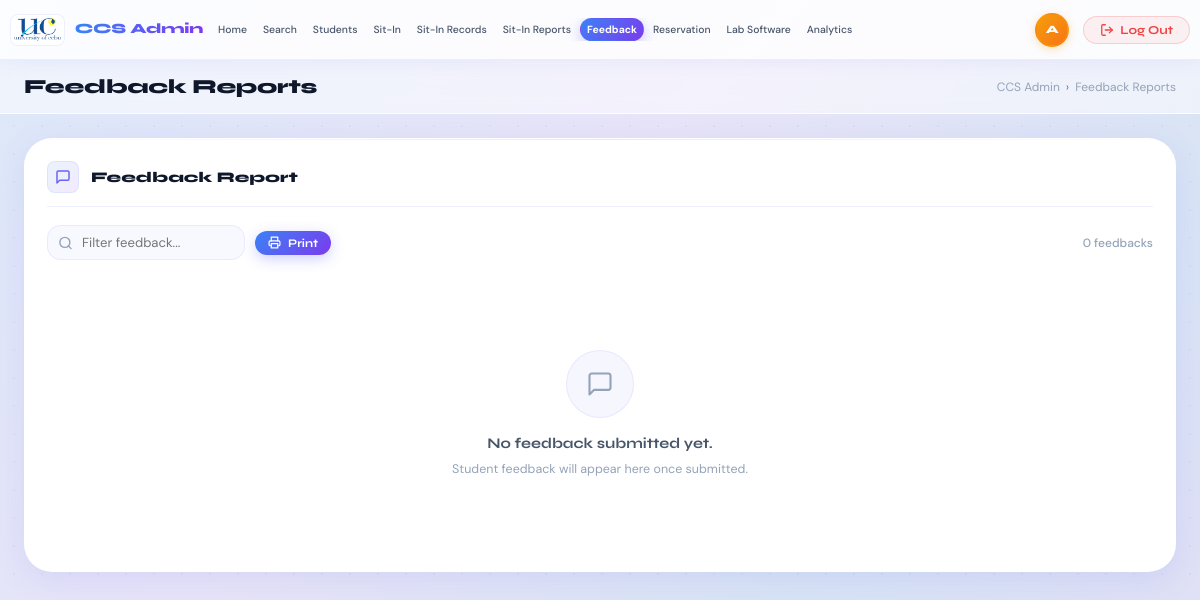
Before: /admin/feedback (signed in) with the older database file.
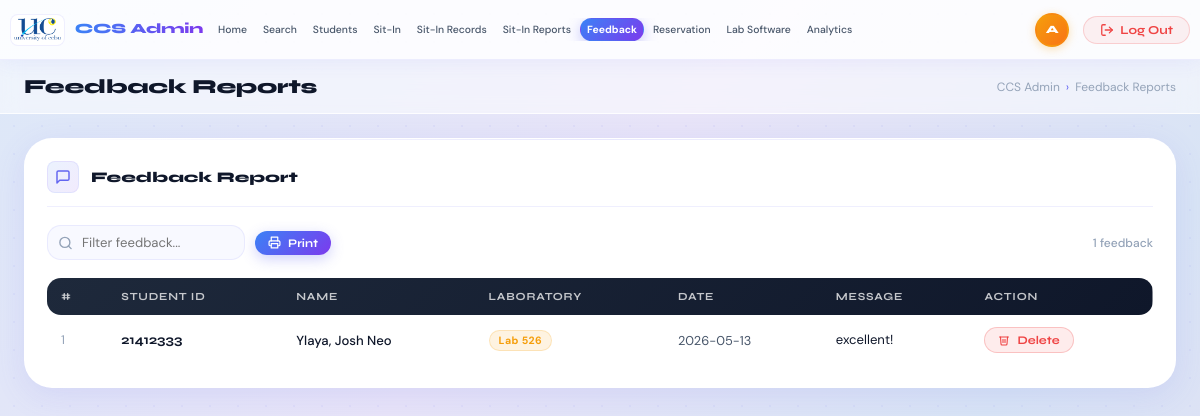
After: the same page with the newer database file.
### tables this page shows
CREATE TABLE feedback (
            id         INTEGER PRIMARY KEY AUTOINCREMENT,
            student_id TEXT NOT NULL,
            lab_room   TEXT NOT NULL,
            message    TEXT NOT NULL,
            created_at TEXT NOT NULL
        , rating INTEGER NOT NULL DEFAULT 0, session_id_ref INTEGER);

CREATE TABLE students (
            id            INTEGER PRIMARY KEY AUTOINCREMENT,
            student_id    TEXT UNIQUE NOT NULL,
            lastname      TEXT NOT NULL,
            firstname     TEXT NOT NULL,
            middlename    TEXT,
            address       TEXT,
            course        TEXT,
            level         TEXT,
            email         TEXT,
            password      TEXT NOT NULL,
            sessions_left INTEGER NOT NULL DEFAULT 30
        );

### app.py (the view)
@app.route("/admin/feedback")
def admin_feedback_reports():
    if not admin_required(): return redirect(url_for("login"))
    conn      = get_db()
    feedbacks = conn.execute("""
        SELECT f.id,f.student_id,f.lab_room,f.message,f.created_at,
               s.firstname,s.lastname
        FROM feedback f LEFT JOIN students s ON f.student_id=s.student_id
        ORDER BY f.id DESC
    """).fetchall()
    conn.close()
    return render_template("AdminPage/feedback_reports.html", active="feedback", feedbacks=feedbacks)

### app.py (called while the page is built)
def get_db():
    conn = sqlite3.connect(DB_PATH)
    conn.row_factory = sqlite3.Row
    return conn

def admin_required():
    return session.get("is_admin") is True

### templates/AdminPage/feedback_reports.html (shortened to what this page needs)
{% extends "AdminPage/layout.html" %}
{% block page_title %}Feedback Reports{% endblock %}
{% block breadcrumb_current %}Feedback Reports{% endblock %}
{% block content %}
<div class="panel">
  <div class="panel-header">
    <div class="panel-icon">
      <svg width="16" height="16" viewBox="0 0 24 24" fill="none" stroke="currentColor" stroke-width="2.2" stroke-linecap="round" stroke-linejoin="round"><path d="M21 15a2 2 0 0 1-2 2H7l-4 4V5a2 2 0 0 1 2-2h14a2 2 0 0 1 2 2z"/></svg>
    </div>
    <h3>Feedback Report</h3>
  </div>
  <div class="feedback-toolbar">
    <div style="display:flex; gap:10px; align-items:center; flex-wrap:wrap;">
      <div class="search-input-wrap">
        <input type="text" class="search-input" id="feedbackSearch" placeholder="Filter feedback..." oninput="filterFeedback()">
      </div>
      <button class="btn btn-primary btn-sm" onclick="window.print()">
        <svg width="13" height="13" viewBox="0 0 24 24" fill="none" stroke="currentColor" stroke-width="2.2" stroke-linecap="round" stroke-linejoin="round"><polyline points="6 9 6 2 18 2 18 9"/><path d="M6 18H4a2 2 0 0 1-2-2v-5a2 2 0 0 1 2-2h16a2 2 0 0 1 2 2v5a2 2 0 0 1-2 2h-2"/><rect x="6" y="14" width="12" height="8"/></svg>
        Print
      </button>
    </div>
    <span class="feedback-count">{{ feedbacks|length }} feedback{{ 's' if feedbacks|length != 1 else '' }}</span>
  </div>
  {% if feedbacks %}
  <div style="overflow-x:auto;">
    <table class="data-table" id="feedbackTable">
      <thead>
        <tr>
          <th>#</th>
          <th>Student ID</th>
          <th>Name</th>
          <th>Laboratory</th>
          <th>Date</th>
          <th>Message</th>
          <th>Action</th>
        </tr>
      </thead>
      <tbody>
        {% for f in feedbacks %}
        <tr>
          <td style="color:var(--text-3); font-size:0.78rem;">{{ loop.index }}</td>
          <td style="font-family:'Syne',sans-serif; font-weight:700;">{{ f.student_id }}</td>
          <td style="font-weight:500;">{{ f.lastname or '' }}{% if f.lastname and f.firstname %}, {% endif %}{{ f.firstname or '' }}</td>
          <td><span class="badge badge-gold">{{ f.lab_room }}</span></td>
          <td style="color:var(--text-2); font-size:0.8rem; white-space:nowrap;">{{ f.created_at }}</td>
          <td class="message-cell">{{ f.message }}</td>
          <td>
            <form method="POST" action="{{ url_for('admin_delete_feedback', feedback_id=f.id) }}"
              onsubmit="return confirm('Delete this feedback from {{ f.firstname or f.student_id }}?')">
              <button type="submit" class="btn btn-danger btn-sm">
                <svg width="12" height="12" viewBox="0 0 24 24" fill="none" stroke="currentColor" stroke-width="2.2" stroke-linecap="round" stroke-linejoin="round"><polyline points="3 6 5 6 21 6"/><path d="M19 6l-1 14a2 2 0 0 1-2 2H8a2 2 0 0 1-2-2L5 6"/><path d="M10 11v6"/><path d="M14 11v6"/></svg>
                Delete
              </button>
            </form>
          </td>
        </tr>
        {% endfor %}
      </tbody>
    </table>
  </div>
  {% else %}
  <div class="empty-state">
    <div class="empty-icon">
      <svg width="28" height="28" viewBox="0 0 24 24" fill="none" stroke="currentColor" stroke-width="1.8" stroke-linecap="round" stroke-linejoin="round"><path d="M21 15a2 2 0 0 1-2 2H7l-4 4V5a2 2 0 0 1 2-2h14a2 2 0 0 1 2 2z"/></svg>
    </div>
    <p>No feedback submitted yet.</p>
    <span>Student feedback will appear here once submitted.</span>
  </div>
  {% endif %}
</div>
{% endblock %}

Changed rows visible on the page:
added feedback: student_id "21412333", lastname "Ylaya", firstname "Josh Neo", lab_room "Lab 526", created_at "2026-05-13", message "excellent!"
Other visible differences:
{{ feedbacks|length }}: "0" → "1"
{{ 's' if feedbacks|length != 1 else '' }}: "s" → (not shown)
text no longer shown: "No feedback submitted yet. Student feedback will appear here once submitted."
text now shown: "# STUDENT ID NAME LABORATORY DATE MESSAGE ACTION"
